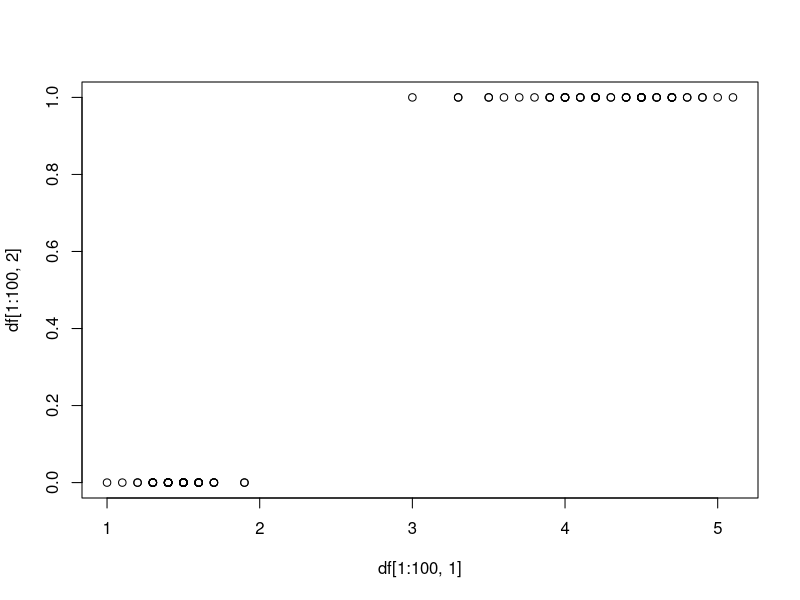

Source code (R):
## 데이터셋 불러오기 
## 독립변수: Petal.Length
## 반응변수: Species
df = datasets::iris
df = df[1:100,]
typeof(df)

Species = rbind(matrix(0, nrow = 50, ncol = 1),matrix(1, nrow = 50, ncol = 1))

df = cbind(df$Petal.Length,Species)



plot(df[1:100,1],df[1:100,2])

## 1변수 로지스틱 함수 구현
logistic = function(beta_0,beta_1,x_1){
  
  z = beta_0 + beta_1*x_1
  
  return (1/(1 + exp(-z)))
}

df
## 값 확인 beta_0 = 1, beta_1 = 0.5, Petal.Length = 1.4
logistic(1,0.5,1.4)

## threshold 0.5 이상이면 1 아니면 0
pred = function(x){
  if (x>0.5){
    return(1)
  }else{
    return(0)
  }
}

pred(logistic(1,0.5,1.4))

cross_entropy = function(beta_0,beta_1,x_1,t){
  pred = logistic(beta_0,beta_1,x_1)
  if(t==1){
    return (-log(pred))
    
  }else{
    return (-log(1-pred))
  }
}

## 엔트로피 계산
cross_entropy(-0.46,0.33,1.4,0)

## 총 비용함수
cost = function(beta_0,beta_1,data){
  loss = 0 
  for (i in 1:nrow(data)){
    x_1 = data[i,1] 
    t = data[i,2]
    
    loss = loss + cross_entropy(beta_0,beta_1,x_1,t)
  }
  
  return(loss)
  
}

## 기울기 계산
cal_grad = function(x_1,x_2,loss_1,loss_2){
  return((loss_2-loss_1)/(x_2-x_1))
}

## 경사하강법 구현 beta_1 추정임 

gd_beta_1 = function(init, data){
  oldx = init
  x = init+1
  while(abs(x-oldx)>0.001){
    loss_1 = cost(0,oldx,data)
    loss_2 = cost(0,x,data)
    
    grad = cal_grad(oldx, x, loss_1, loss_2)
    
    new_x = x - 0.01*grad
    
    ## 업데이트
    oldx = x
    x = new_x
    
  }
  return(x)
}

gd_beta_0 = function(init, data){
  oldx = init
  x = init+1
  while(abs(x-oldx)>0.001){
    loss_1 = cost(oldx,0,data)
    loss_2 = cost(x,0,data)
    
    grad = cal_grad(oldx, x, loss_1, loss_2)
    
    new_x = x - 0.01*grad
    
    ## 업데이트
    oldx = x
    x = new_x
    
  }
  return(x)
}

## 경사하강법을 통해 계수 추청
gd_beta_1(init = 10,data = df) ## 베타1 추정
gd_beta_0(init = 10,data = df) ## 베타2 추정

## glm 써서 coef 비교
model = glm(df[1:100,2] ~ df[1:100,1])
summary(model)
